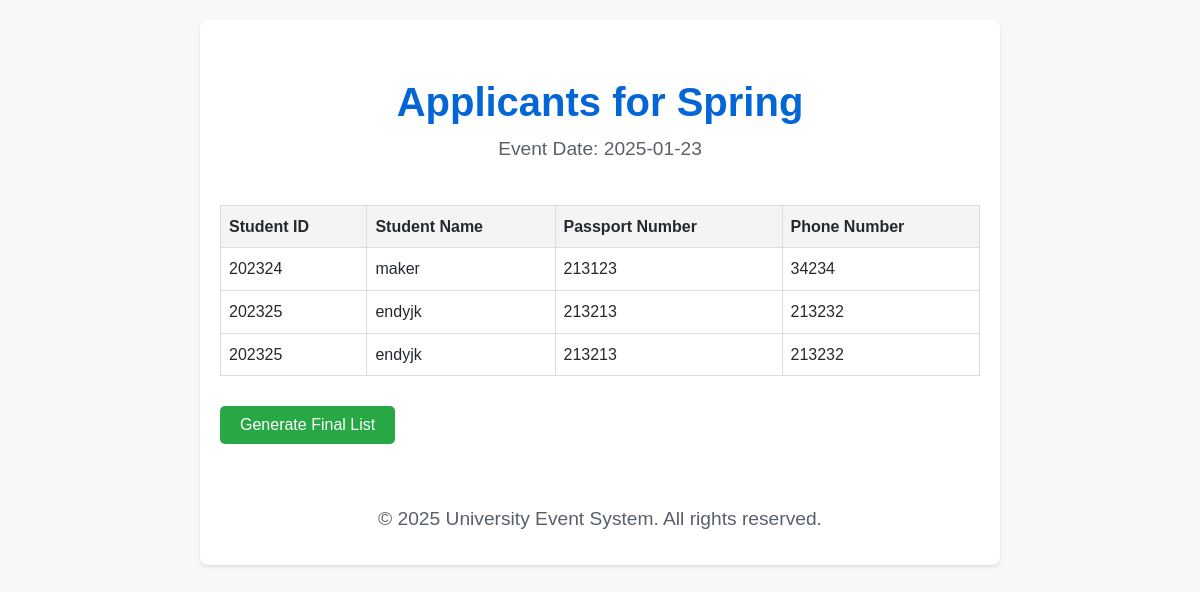
/view_applicants/202501531315 (signed in), run on the app's committed database.
### app.py (models this page shows)
class Event(db.Model):
    id = db.Column(db.Integer, primary_key=True)
    event_id = db.Column(db.String(50), nullable=False, unique=True)
    event_name = db.Column(db.String(100), nullable=False)
    required_fields = db.Column(db.String(500), nullable=False)
    mandatory_students = db.Column(db.String(500), nullable=True)
    event_date = db.Column(db.String(50), nullable=False)
    num_students = db.Column(db.Integer, nullable=False)

class Application(db.Model):
    id = db.Column(db.Integer, primary_key=True)
    student_id = db.Column(db.String(50), db.ForeignKey('student.id'), nullable=False)
    event_id = db.Column(db.String(50), db.ForeignKey('event.event_id'), nullable=False)
    student = db.relationship('Student', backref=db.backref('applications', lazy=True))
    event = db.relationship('Event', backref=db.backref('applications', lazy=True))
    is_selected = db.Column(db.Boolean, default=False)

class Student(db.Model):
    id = db.Column(db.String(50), primary_key=True)
    name = db.Column(db.String(100), nullable=False)
    passport_number = db.Column(db.String(50), nullable=True)
    phone_number = db.Column(db.String(20), nullable=True)

### app.py (the view)
@app.route('/view_applicants/<event_id>', methods=['GET'])
@login_required
def view_applicants(event_id):
    event = Event.query.filter_by(event_id=event_id).first()
    if not event:
        return render_template('404.html'), 404
    applications = Application.query.filter_by(event_id=event_id).all()
    return render_template('view_applicants.html', event=event, applications=applications)

### app.py (called while the page is built)
@login_manager.user_loader
def load_user(user_id):
    return User.query.get(int(user_id))

### templates/view_applicants.html (shortened to what this page needs)
<!DOCTYPE html>
<html lang="en">
<head>
    <link rel="stylesheet" href="{{ url_for('static', filename='css/styles.css') }}">
</head>
<body>
    <div class="container">
        <header>
            <h1>Applicants for {{ event.event_name }}</h1>
            <p>Event Date: {{ event.event_date }}</p>
        </header>
        <main>
            <table>
                <thead>
                    <tr>
                        <th>Student ID</th>
                        <th>Student Name</th>
                        <th>Passport Number</th>
                        <th>Phone Number</th>
                    </tr>
                </thead>
                <tbody>
                    {% for application in applications %}
                    <tr>
                        <td>{{ application.student.id }}</td>
                        <td>{{ application.student.name }}</td>
                        <td>{{ application.student.passport_number }}</td>
                        <td>{{ application.student.phone_number }}</td>
                    </tr>
                    {% endfor %}
                </tbody>
            </table>
            <button onclick="generateSelectedStudents('{{ event.event_id }}')">Generate Final List</button>
        </main>
        <footer>
            <p>&copy; 2025 University Event System. All rights reserved.</p>
        </footer>
    </div>
</body>
</html>

### static/css/styles.css (style rules this page uses)
body { font-family: Arial, sans-serif; margin: 0; padding: 0; background-color: #f4f4f4; color: #333; }
.container { width: 80%; margin: auto; overflow: hidden; }
header { color: #fff; padding-top: 30px; min-height: 70px; }
footer { color: #fff; text-align: center; padding: 10px; margin-top: 30px; }
h1, h2 { color: #333; }
table { width: 100%; margin: 20px 0; border-collapse: collapse; }
table, th, td { border: 1px solid #ddd; }
th, td { padding: 8px; text-align: left; }
th { background-color: #f4f4f4; }
button { background: #333; color: #fff; border: 0; padding: 10px 15px; cursor: pointer; }
* { margin: 0; padding: 0; box-sizing: border-box; }
body { font-family: Arial, sans-serif; background-color: #f6f8fa; color: #24292e; line-height: 1.6; }
.container { max-width: 800px; margin: 20px auto; padding: 20px; background: white; border-radius: 8px; box-shadow: 0 2px 4px rgba(0, 0, 0, 0.1); }
header { text-align: center; margin-bottom: 40px; }
h1 { font-size: 2.5em; color: #0366d6; }
p { font-size: 1.2em; color: #586069; }
a.button, button { display: inline-block; padding: 10px 20px; margin: 10px 0; font-size: 1em; color: white; background-color: #28a745; border: none; border-radius: 5px; text-decoration: none; text-align: center; cursor: pointer; }
footer { text-align: center; margin-top: 40px; color: #586069; }

### data on the page
Event: event_name "Spring", event_date "2025-01-23"
Application: student.id "202324", student.name "maker", student.passport_number "213123", student.phone_number "34234"
Application: student.id "202325", student.name "endyjk", student.passport_number "213213", student.phone_number "213232"
Application: student.id "202325", student.name "endyjk", student.passport_number "213213", student.phone_number "213232"
